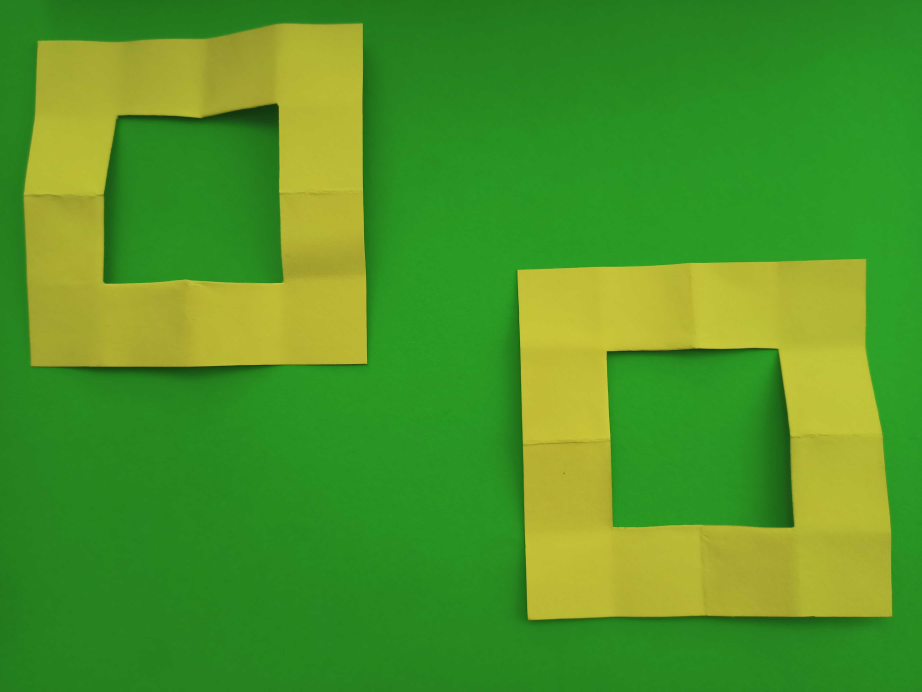
#> input picture images/image2.jpg, 4608 x 3456 px (shown at 1/5 size)
$ python detect-object.py
#> lines starting #> are read from the running program, lines starting #| are printed output that depends on the picture; pictures that were not available may be replaced by others from this repository, and a replacement may not be noted
import cv2 as cv
from matplotlib import pyplot as plt
import numpy as np

def resize_templ(templ, percent):
  percent = int(percent)
  width = int(templ.shape[1] * percent / 100)
  height = int(templ.shape[0] * percent / 100)
  resized = cv.resize(templ, (width, height), interpolation=cv.INTER_AREA)
  return resized

img_rgb = cv.imread('images/image2.jpg')
#> img_rgb is the input picture: shape (3456, 4608, 3); mean B, G, R 38.5, 150.4, 78.2
img_gray = cv.cvtColor(img_rgb, cv.COLOR_BGR2GRAY)
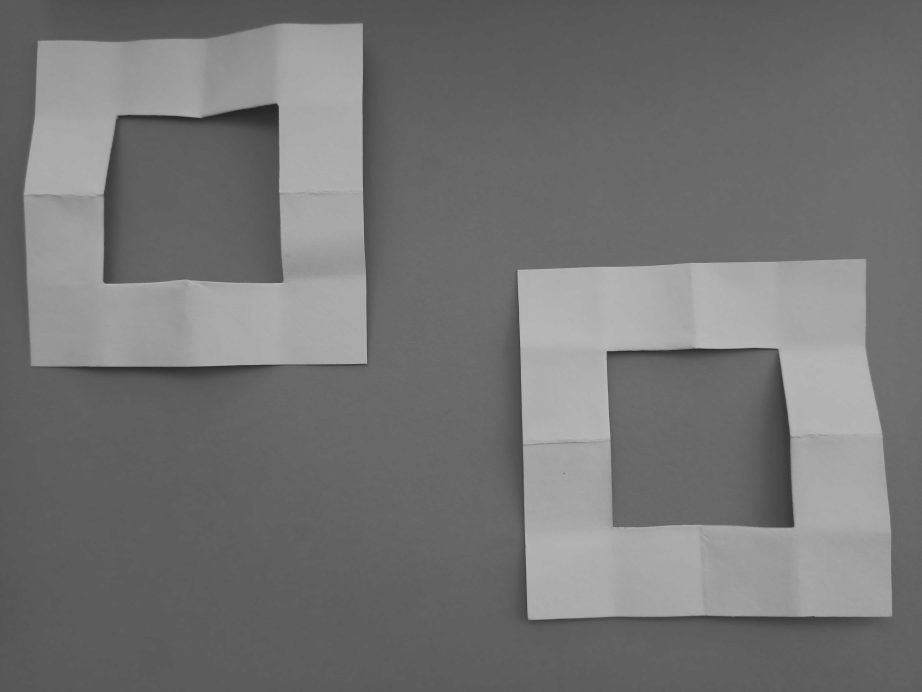
#> img_gray: shape (3456, 4608) (shown at 1/5 size); min 27, max 196, mean 116.1
templ = cv.imread('images/template3.jpg', 0)
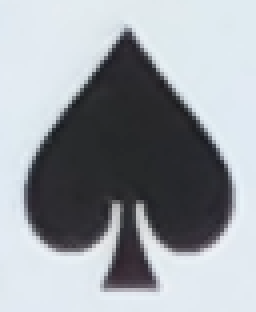
#> input picture images/template3.png, 64 x 78 px, given in place of template3.jpg, which was not available (shown 4 times larger)
#> templ: shape (78, 64); min 28, max 240, mean 158.2

template = resize_templ(templ, 50)
#> in resize_templ, `resized = cv.resize(templ, (width, height), interpolation=cv.INTER_AREA)`:
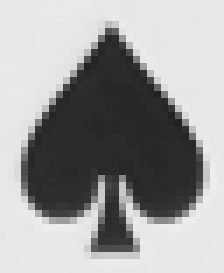
#> resized: shape (39, 32) (shown 7 times larger); min 33, max 237, mean 158.2

height = template.shape[0]
#> height = 39
width = template.shape[1]
#> width = 32

res = cv.matchTemplate(img_gray, template, cv.TM_CCOEFF)
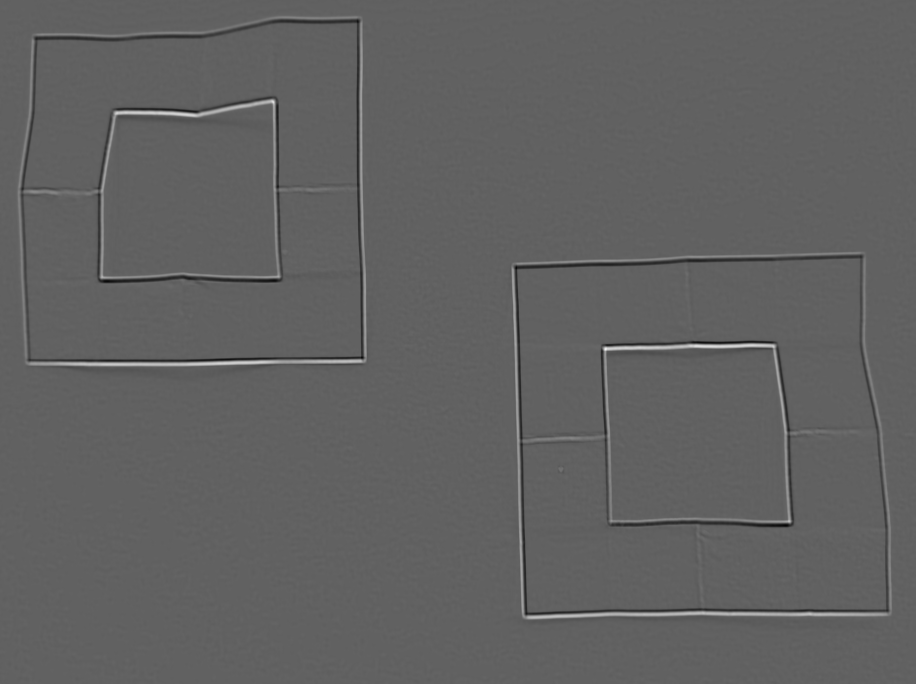
#> res: shape (3418, 4577) float32 (shown at 1/5 size); min -1924067.8, max 3104484.8, mean -395.5; drawn with min black and max white

plt.imshow(res, cmap='gray')
# plt.show()
threshold = 0.9 #For TM_CCOEFF_NORMED, larger values = good fit.

loc = np.where( res >= threshold)
#> loc = 7120794 positions, rows 0 to 3417, columns 0 to 4576
for y, x in zip(loc[0], loc[1]):
#> (the run stopped early here; a loop or call above may not have finished)
